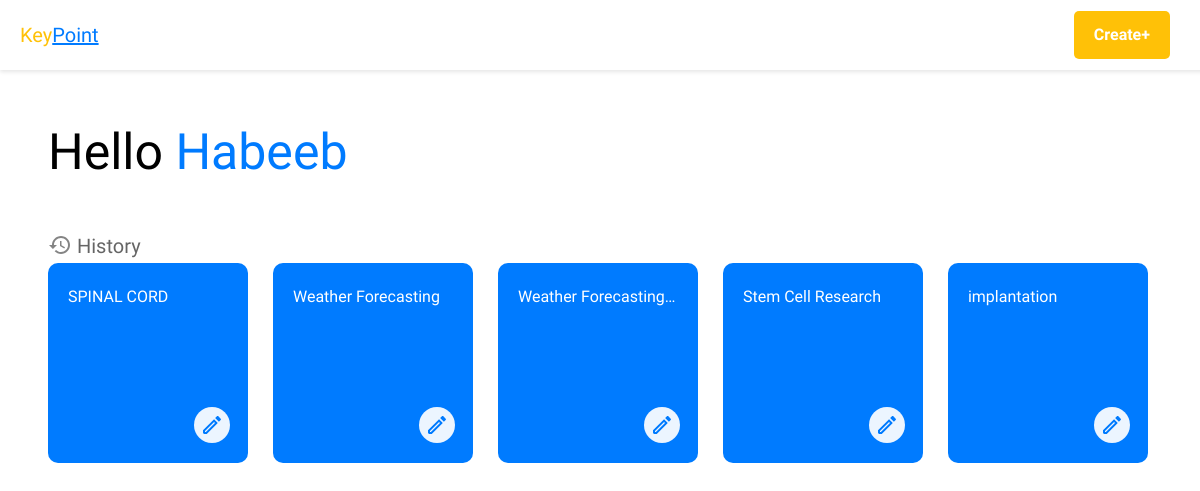
Before: / (signed in) with the older database file.
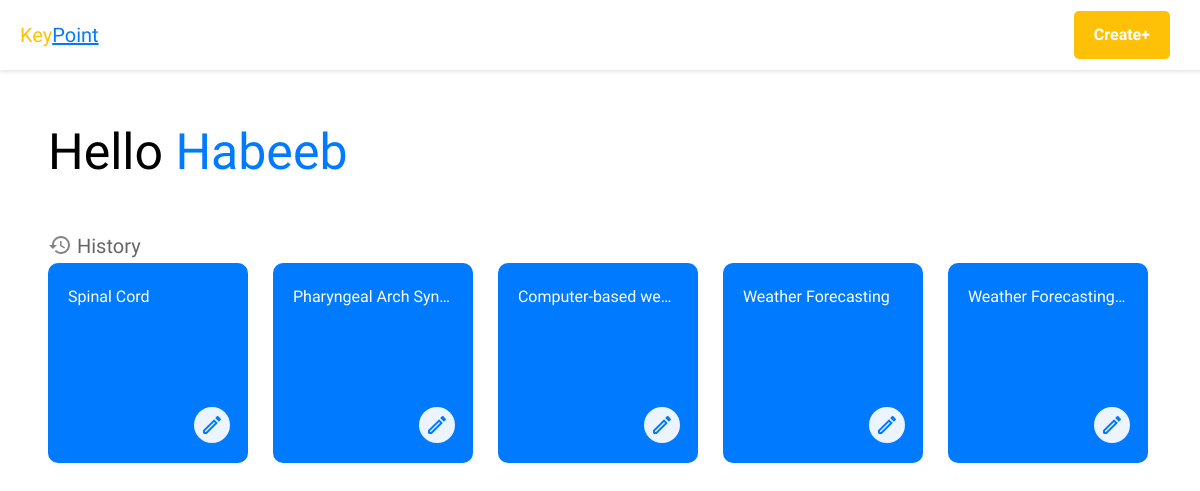
After: the same page with the newer database file.
### home/models.py (models this page shows, shortened)
class SavedData(models.Model):
    author = models.ForeignKey(User, on_delete=models.CASCADE)
    title = models.CharField(max_length=60, unique=False)
    data = models.TextField()
    slug = models.SlugField(max_length=100, unique=True, blank=True)

### home/views.py (the view)
# urls.py: path("", homePageView, name='home'),
def homePageView(request):
    if request.user.is_authenticated:
        user_data = SavedData.objects.filter(author=request.user)
        reversed_user_data = user_data[::-1]
        context = {
            'historical_chats':reversed_user_data
        }
        return render(request, 'home.html', context)
    else:
        return render(request, 'home.html')

### home/templates/home.html (shortened to what this page needs)
{% extends 'base.html' %}
{% block content %}
{% load socialaccount %}
{% if user.is_authenticated %}
<header class="header">
    <div class="logo">
        <a href="{% url 'home' %}">
        <strong style="color: #ffc107; display: inline-block;">Key</strong><div style="text-decoration: underline; color: #007bff; display: inline-block;">Point</div>
        </a>
    </div>
    <nav class="navigation">
        <ul>
            <li class="boxed-link"><a href="{% url 'emphasis' %}"><div>Create+</div></a></li>
        </ul>
    </nav>
</header>
<main class="home-content">
<div class="name"  id="text-container">
Hello <strong class="name-color"><a href="{% url 'settings' %}">{{user.username}}</a></strong>
</div><br>
<div class="h3-container" style="opacity: 60%;">
    <div class="history">
        History
    </div>
</div>
<div class="scroll-container">
    <div class="container">
        {% if historical_chats %}
            {% for data in historical_chats %}
            <div class="square-box">
                <a href="{% url 'detail' data.slug %}" class="box-link">
                    <div class="box-content">{{ data.title }}</div>
                </a>
                <a href="{% url 'edit' data.slug %}" class="edit-link">
                </a>
            </div>
            {% endfor %}
        {% else %}
        <div class="no-history-box">
            <div class="no-history-box-content" style="opacity: 50%;">No data</div>
        </div>
        {% endif %}
    </div>
</div>
</main>
{% endif %}
{% endblock %}

Changed rows visible on the page:
removed SavedData: title "SPINAL CORD"
no longer on this page (row unchanged): SavedData: title "Stem Cell Research"
no longer on this page (row unchanged): SavedData: title "implantation"
added SavedData: title "Spinal Cord"
added SavedData: title "Pharyngeal Arch Syn…"
added SavedData: title "Computer-based we…"
